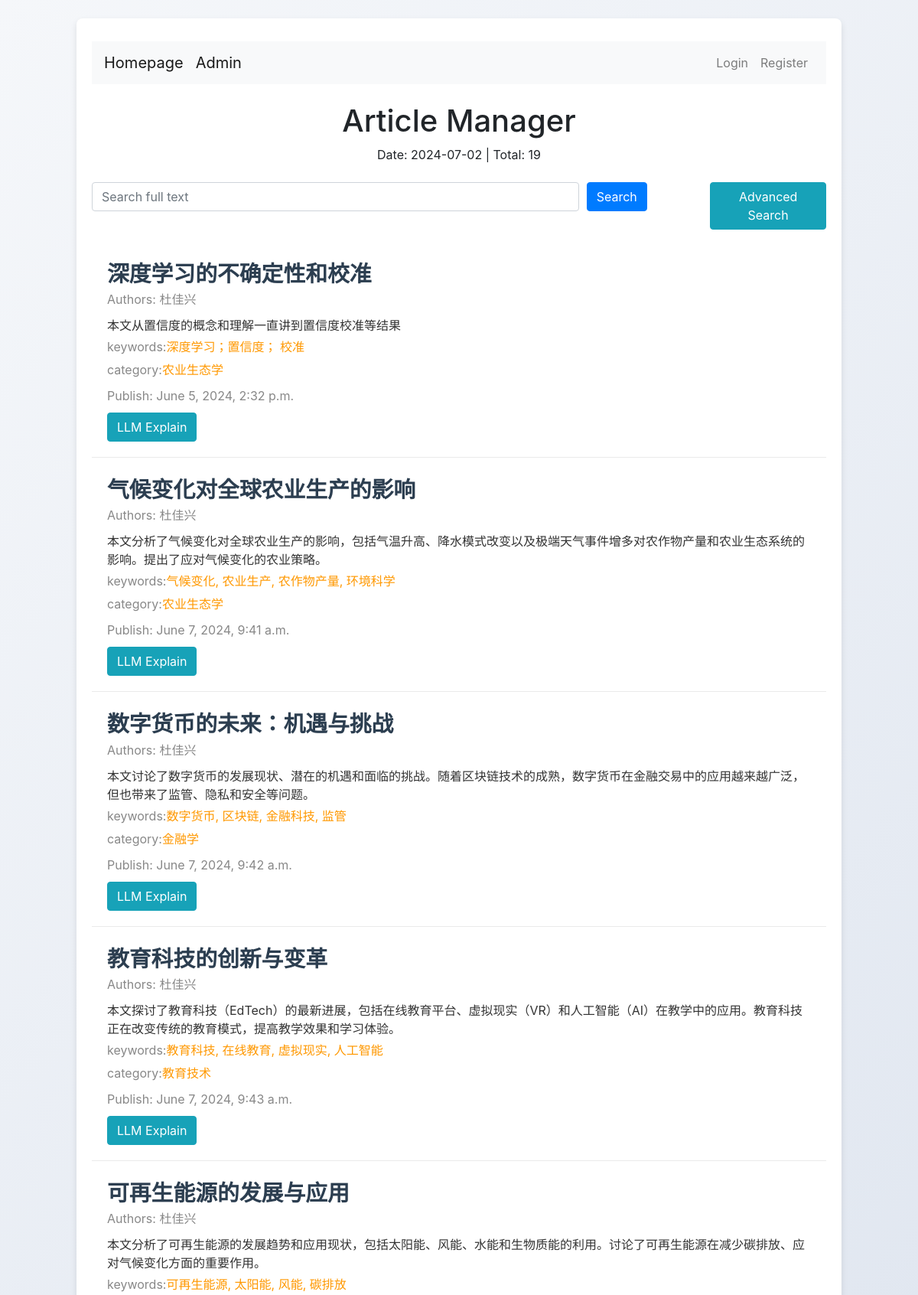
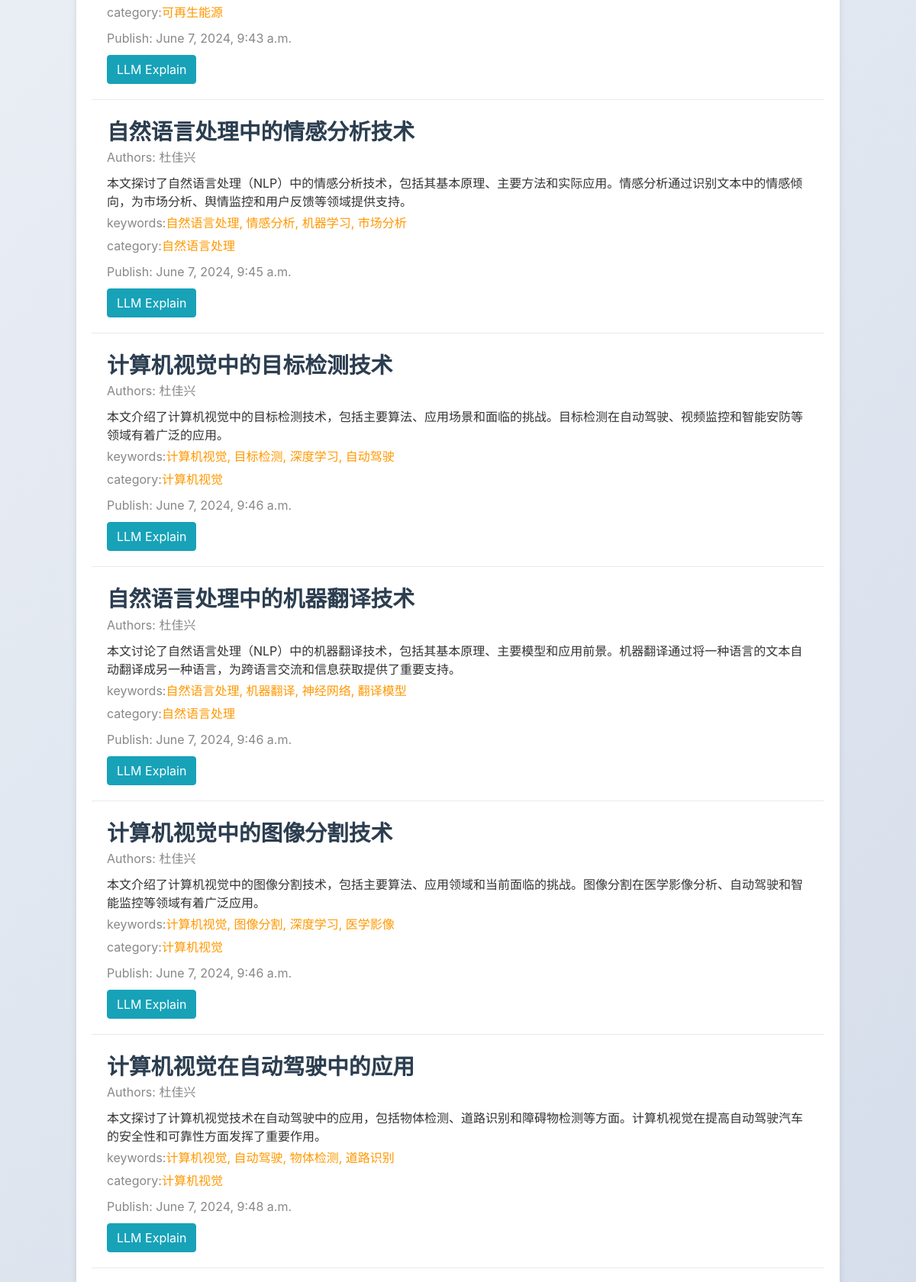
The app's page /search/ (upper part) with its own data (2 pictures, top to bottom).
### app01/models.py (models this page shows, shortened)
class Article(models.Model):
    title = models.CharField(max_length=200)
    author = models.CharField(max_length=200)
    summary = models.TextField()
    keywords = models.CharField(max_length=200)
    publish_time = models.DateTimeField(auto_now_add=True)  # 自动设置为添加时的时间
    content = RichTextUploadingField()  # 使用带上传功能的 CKEditor
    category =  models.ForeignKey(Category, on_delete=models.CASCADE)
    is_shared = models.BooleanField(default=False)  # 新增字段，默认值为 False（非共享状态）

class Category(models.Model):
    name = models.CharField(max_length=100)
    level = models.IntegerField()
    parent = models.ForeignKey('self', on_delete=models.CASCADE,related_name='children',null=True, blank=True )
    def __str__(self):
        return self.name

### app01/views.py (the view)
# urls.py: path('search/', views.search, name='search'),
def search(request):
    query = request.GET.get('q', '')
    keyword = request.GET.get('keyword', '')
    title = request.GET.get('title', '')
    category = request.GET.get('category', '')
    category1 = Category.objects.filter(name=category)
    queryset = []
    for category in category1:
        if category.level !=3:
            category = Category.objects.filter(parent_id=category.id)
            queryset.extend(category)
    for category in queryset:
        if category.level !=3:
            category = Category.objects.filter(parent_id=category.id)
            queryset.extend(category)
    date = request.GET.get('date', '')
    current_date = datetime.date.today()
    current_date = current_date.strftime('%Y-%m-%d')
    q_objects = Q()
    if query:
        q_objects |= Q(content__icontains=query) | Q(title__icontains=query) | Q(category__name__icontains=query) \
                     | Q(author__icontains=query) | Q(keywords__icontains=query)
    if keyword:
        q_objects &= Q(keywords__icontains=keyword)
    if title:
        q_objects &= Q(title__icontains=title)
    if category:
        q_objects |= Q(category__name__icontains=category)
        if queryset:
            for category in queryset:
                q_objects |= Q(category__name__icontains=category)
    if date:
        q_objects &= Q(publish_time__date=date)
    articles = Article.objects.filter(q_objects)
    total_articles = 0
    for article in articles:
        if article.is_shared or article.author == request.user.username:
            total_articles += 1
    context = {
        'articles': articles,
        'current_date': current_date,
        'total_articles': total_articles,
    }
    return render(request, 'home.html', context)

### app01/templates/home.html (shortened to what this page needs)
<!DOCTYPE html>
<html lang="en">
<head>
    <link href="https://maxcdn.bootstrapcdn.com/bootstrap/4.5.2/css/bootstrap.min.css" rel="stylesheet">
    <link href="/static/css/home.css?version=1.0.2" rel="stylesheet">
</head>
<body>
<div class="container mt-4">
    <div class="top-buttons">
        <nav class="navbar navbar-expand-lg navbar-light bg-light">
            <a class="navbar-brand" href="{% url 'home' %}">Homepage</a>
            {% if user.is_authenticated %}
            {% else %}
            <a href="/admin/" class="navbar-brand">Admin</a>
            {% endif %}
            <div class="collapse navbar-collapse" id="navbarNav">
                <ul class="navbar-nav ml-auto">
                    {% if user.is_authenticated %}
                        <li class="nav-item">
                            <a class="nav-link" href="{% url 'personal' %}">Personal</a>
                        </li>
                        <li class="nav-item">
                            <a class="nav-link" href="{% url 'publish' %}">Publish</a>
                        </li>
                        <li class="nav-item">
                            <a class="nav-link" href="{% url 'logout' %}">Logout</a>
                        </li>
                    {% else %}
                        <li class="nav-item">
                            <a class="nav-link" href="{% url 'login' %}">Login</a>
                        </li>
                        <li class="nav-item">
                            <a class="nav-link" href="{% url 'register' %}">Register</a>
                        </li>
                    {% endif %}
                </ul>
            </div>
        </nav>
    </div>
    <div class="text-center my-4">
        <h1>Article Manager</h1>
        <p id="dateTotal">Date: {{ current_date }} | Total: {{ total_articles }}</p>
    </div>
    <form id="searchForm" method="GET" action="{% url 'search' %}">
        <div class="form-row">
            <div class="form-group col-md-8">
                <input type="text" class="form-control" name="q" placeholder="Search full text">
            </div>
            <div class="form-group col-md-2">
                <button type="submit" class="btn btn-primary">Search</button>
            </div>
            <div class="form-group col-md-2">
                <button class="btn btn-info" id="toggleAdvancedSearch" type="button">Advanced Search</button>
            </div>
        </div>
    </form>
    <div class="articles">
        {% for article in articles %}
            {% if article.is_shared or article.author == request.user.username %}
            <div class="article-card">
                <div class="article-title">
                    <a href="{% url 'article_detail' article.id %}">{{ article.title }}</a>
                </div>
                <div class="article-authors">
                    Authors: {{ article.author }}
                </div>
                <div class="article-summary">
                    {{ article.summary }}
                </div>
                <div class="keywords">
                    <p class="article-publish mt-2">keywords:</p>
                    <p class="article-keywords mt-2">{{ article.keywords }}</p>
                </div>
                 <div class="category">
                    <p class="article-publish mt-2">category:</p>
                    <p class="article-keywords mt-2">{{ article.category }}</p>
                </div>
                <div class="article-publish mt-2">
                    Publish: {{ article.publish_time }}
                </div>
                <div class="btn-action">
                    <button class="btn btn-info llm-explain-btn" data-article-id="{{ article.id }}">LLM Explain</button>
                </div>
            </div>
            {% endif %}
        {% endfor %}
    </div>
</div>
</body>
</html>

### app01/static/css/home.css (style rules this page uses)
body { background: linear-gradient(135deg, #f5f7fa, #c3cfe2); min-height: 100vh; display: flex; justify-content: center; align-items: center; }
.container { background: white; border-radius: 8px; box-shadow: 0 4px 8px rgba(0, 0, 0, 0.1); padding: 20px; max-width: 1000px; width: 100%; margin: 10px; }
.top-buttons { margin: 10px 0; text-align: center; }
.btn { transition: background-color 0.3s, transform 0.3s; }
.article-card { border-bottom: 1px solid #eaeaea; padding: 20px; }
.article-title { font-size: 1.8em; font-weight: bold; color: #2c3e50; }
.article-title a { text-decoration: none; color: inherit; }
.article-authors, .article-publish { color: #888; }
.article-keywords { color: #FF9800; }
.keywords { display: flex; margin-top: 0px; line-height: 1; font-weight: 400; padding-bottom: 0; padding-top: 0; height: 30px; }
.category { display: flex; margin-top: 0px; line-height: 1; padding-bottom: 0; padding-top: 0; height: 30px; }
.article-summary { margin-top: 10px; color: #333; }
.btn-action { margin-top: 10px; }

### records on screen
Article: title "深度学习的不确定性和校准", author "杜佳兴", summary "本文从置信度的概念和理解一直讲到置信度校准等结果", keywords "深度学习；置信度； 校准", category "农业生态学", publish_time "June 5, 2024, 2:32 p.m."
Article: title "气候变化对全球农业生产的影响", author "杜佳兴", summary "本文分析了气候变化对全球农业生产的影响，包括气温升高、降水模式改变以及极端天气事件增多对农作物产量和农业生态系统的影响。提出了应对气候变化的农业策略。", keywords "气候变化, 农业生产, 农作物产量, 环境科学", category "农业生态学", publish_time "June 7, 2024, 9:41 a.m."
Article: title "数字货币的未来：机遇与挑战", author "杜佳兴", summary "本文讨论了数字货币的发展现状、潜在的机遇和面临的挑战。随着区块链技术的成熟，数字货币在金融交易中的应用越来越广泛，但也带来了监管、隐私和安全等问题。", keywords "数字货币, 区块链, 金融科技, 监管", category "金融学", publish_time "June 7, 2024, 9:42 a.m."
Article: title "教育科技的创新与变革", author "杜佳兴", summary "本文探讨了教育科技（EdTech）的最新进展，包括在线教育平台、虚拟现实（VR）和人工智能（AI）在教学中的应用。教育科技正在改变传统的教育模式，提高教学效果和学习体验。", keywords "教育科技, 在线教育, 虚拟现实, 人工智能", category "教育技术", publish_time "June 7, 2024, 9:43 a.m."
Article: title "可再生能源的发展与应用", author "杜佳兴", summary "本文分析了可再生能源的发展趋势和应用现状，包括太阳能、风能、水能和生物质能的利用。讨论了可再生能源在减少碳排放、应对气候变化方面的重要作用。", keywords "可再生能源, 太阳能, 风能, 碳排放", category "可再生能源", publish_time "June 7, 2024, 9:43 a.m."
Article: title "自然语言处理中的情感分析技术", author "杜佳兴", summary "本文探讨了自然语言处理（NLP）中的情感分析技术，包括其基本原理、主要方法和实际应用。情感分析通过识别文本中的情感倾向，为市场分析、舆情监控和用户反馈等领域提供支持。", keywords "自然语言处理, 情感分析, 机器学习, 市场分析", category "自然语言处理", publish_time "June 7, 2024, 9:45 a.m."
Article: title "计算机视觉中的目标检测技术", author "杜佳兴", summary "本文介绍了计算机视觉中的目标检测技术，包括主要算法、应用场景和面临的挑战。目标检测在自动驾驶、视频监控和智能安防等领域有着广泛的应用。", keywords "计算机视觉, 目标检测, 深度学习, 自动驾驶", category "计算机视觉", publish_time "June 7, 2024, 9:46 a.m."
Article: title "自然语言处理中的机器翻译技术", author "杜佳兴", summary "本文讨论了自然语言处理（NLP）中的机器翻译技术，包括其基本原理、主要模型和应用前景。机器翻译通过将一种语言的文本自动翻译成另一种语言，为跨语言交流和信息获取提供了重要支持。", keywords "自然语言处理, 机器翻译, 神经网络, 翻译模型", category "自然语言处理", publish_time "June 7, 2024, 9:46 a.m."
Article: title "计算机视觉中的图像分割技术", author "杜佳兴", summary "本文介绍了计算机视觉中的图像分割技术，包括主要算法、应用领域和当前面临的挑战。图像分割在医学影像分析、自动驾驶和智能监控等领域有着广泛应用。", keywords "计算机视觉, 图像分割, 深度学习, 医学影像", category "计算机视觉", publish_time "June 7, 2024, 9:46 a.m."
Article: title "计算机视觉在自动驾驶中的应用", author "杜佳兴", summary "本文探讨了计算机视觉技术在自动驾驶中的应用，包括物体检测、道路识别和障碍物检测等方面。计算机视觉在提高自动驾驶汽车的安全性和可靠性方面发挥了重要作用。", keywords "计算机视觉, 自动驾驶, 物体检测, 道路识别", category "计算机视觉", publish_time "June 7, 2024, 9:48 a.m."

### other values on screen
{{ current_date }} "2024-07-02"
{{ total_articles }} "19"
